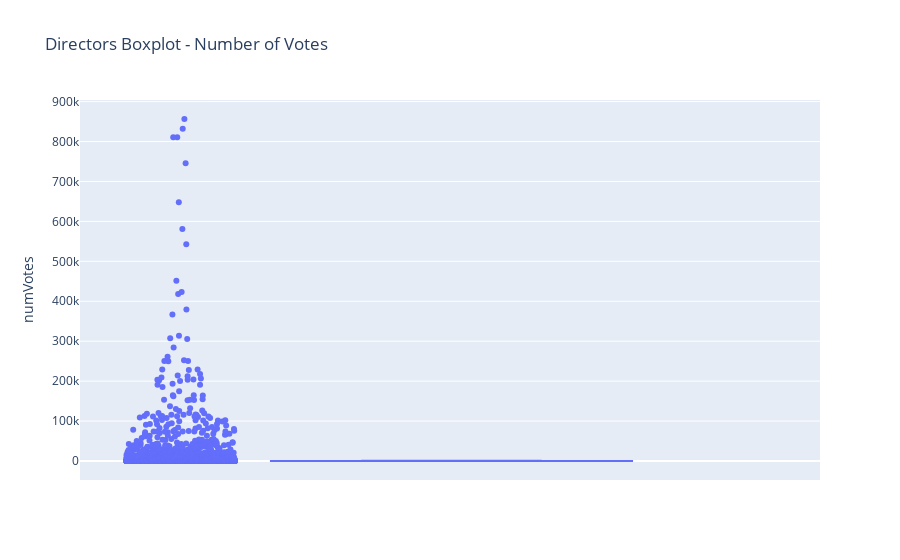
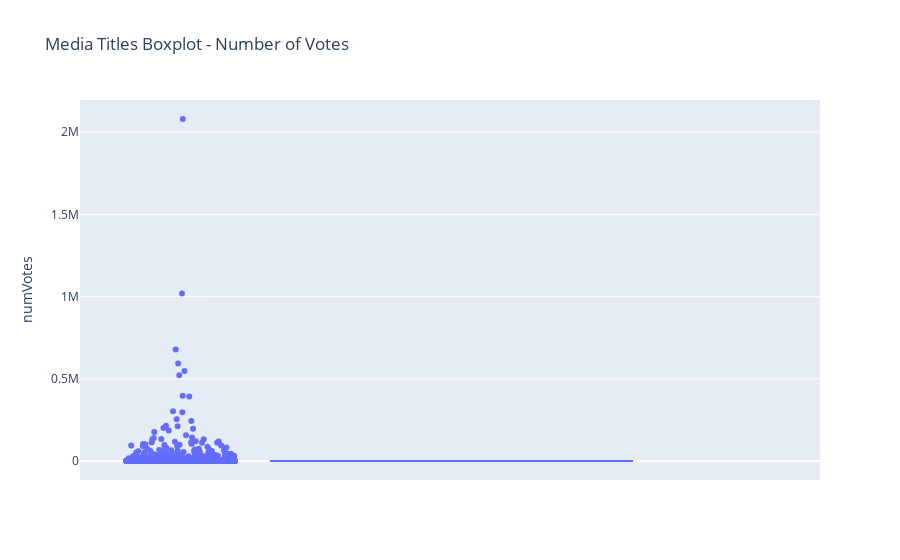

Source (notebook cell) for these figures, in order:
### Markdown cell above
##### Outliers and Boxplots

Boxplots don't tell us much about the data - higher numbers of votes appear as outliers, but these are actually values that are worth keeping.  There are many more titles with few votes than there are titles with many. See charts below.

Similarly, boxplots on rating don't tell us much either - it's an ordinal scale that is useful for comparison, but we cannot tell anything concrete from the values themselves. In other words, we don't know anything about whether the differences in ratings actually correspond to anything meanful to the title they represent to actually be able to throw out outliers for the averageRating column.

### Code cell
fig = px.box(directors.sample(n=10000, random_state=1), y="numVotes", points="all", title='Directors Boxplot - Number of Votes')
fig.show()

fig = px.box(media_titles.sample(n=10000, random_state=1), y="numVotes", points="all", title='Media Titles Boxplot - Number of Votes')
fig.show()

### Figure 1 — Plotly figure (JSON) as saved in the notebook; plotly's stock layout.template omitted (floating-point values rounded to 4 significant figures; data arrays with more than 128 entries replaced by an {"elided": "..."} marker saying what was removed)
{"data": [{"alignmentgroup": "True", "boxpoints": "all", "hovertemplate": "numVotes=%{y}<extra></extra>", "legendgroup": "", "marker": {"color": "#636efa"}, "name": "", "notched": false, "offsetgroup": "", "orientation": "v", "showlegend": false, "type": "box", "x0": " ", "xaxis": "x", "y": {"elided": "10000 int values"}, "y0": " ", "yaxis": "y"}], "layout": {"boxmode": "group", "legend": {"tracegroupgap": 0}, "title": {"text": "Directors Boxplot - Number of Votes"}, "xaxis": {"anchor": "y", "domain": [0, 1]}, "yaxis": {"anchor": "x", "domain": [0, 1], "title": {"text": "numVotes"}}}}

### Figure 2 — Plotly figure (JSON) as saved in the notebook; plotly's stock layout.template omitted (floating-point values rounded to 4 significant figures; data arrays with more than 128 entries replaced by an {"elided": "..."} marker saying what was removed)
{"data": [{"alignmentgroup": "True", "boxpoints": "all", "hovertemplate": "numVotes=%{y}<extra></extra>", "legendgroup": "", "marker": {"color": "#636efa"}, "name": "", "notched": false, "offsetgroup": "", "orientation": "v", "showlegend": false, "type": "box", "x0": " ", "xaxis": "x", "y": {"elided": "10000 int values"}, "y0": " ", "yaxis": "y"}], "layout": {"boxmode": "group", "legend": {"tracegroupgap": 0}, "title": {"text": "Media Titles Boxplot - Number of Votes"}, "xaxis": {"anchor": "y", "domain": [0, 1]}, "yaxis": {"anchor": "x", "domain": [0, 1], "title": {"text": "numVotes"}}}}
